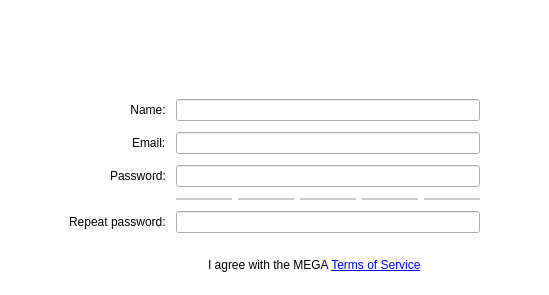
     <widget class="QWidget" name="pNewAccount">
      <property name="styleSheet">
       <string notr="true">background: transparent;</string>
      </property>
      <layout class="QVBoxLayout" name="verticalLayout_8">
       <property name="spacing">
        <number>6</number>
       </property>
       <property name="leftMargin">
        <number>60</number>
       </property>
       <property name="topMargin">
        <number>25</number>
       </property>
       <property name="rightMargin">
        <number>60</number>
       </property>
       <property name="bottomMargin">
        <number>9</number>
       </property>
       <item>
        <widget class="QWidget" name="wCreateAccountForm" native="true">
         <property name="styleSheet">
          <string notr="true"/>
         </property>
         <layout class="QFormLayout" name="formLayout_3">
          <property name="fieldGrowthPolicy">
           <enum>QFormLayout::ExpandingFieldsGrow</enum>
          </property>
          <property name="rowWrapPolicy">
           <enum>QFormLayout::DontWrapRows</enum>
          </property>
          <property name="labelAlignment">
           <set>Qt::AlignRight|Qt::AlignTrailing|Qt::AlignVCenter</set>
          </property>
          <property name="horizontalSpacing">
           <number>10</number>
          </property>
          <property name="verticalSpacing">
           <number>11</number>
          </property>
          <property name="leftMargin">
           <number>9</number>
          </property>
          <property name="topMargin">
           <number>74</number>
          </property>
          <property name="rightMargin">
           <number>9</number>
          </property>
          <property name="bottomMargin">
           <number>0</number>
          </property>
          <item row="0" column="0">
           <widget class="QLabel" name="lName">
            <property name="sizePolicy">
             <sizepolicy hsizetype="MinimumExpanding" vsizetype="Preferred">
              <horstretch>0</horstretch>
              <verstretch>0</verstretch>
             </sizepolicy>
            </property>
            <property name="layoutDirection">
             <enum>Qt::LeftToRight</enum>
            </property>
            <property name="text">
             <string>Name:</string>
            </property>
            <property name="alignment">
             <set>Qt::AlignCenter</set>
            </property>
           </widget>
          </item>
          <item row="0" column="1">
           <widget class="QLineEdit" name="eName">
            <property name="styleSheet">
             <string notr="true">background: none;</string>
            </property>
           </widget>
          </item>
          <item row="1" column="0">
           <widget class="QLabel" name="lEmail">
            <property name="text">
             <string>Email:</string>
            </property>
           </widget>
          </item>
          <item row="1" column="1">
           <widget class="QLineEdit" name="eEmail">
            <property name="styleSheet">
             <string notr="true">background: none;</string>
            </property>
           </widget>
          </item>
          <item row="2" column="0">
           <widget class="QLabel" name="lPassword">
            <property name="text">
             <string>Password:</string>
            </property>
           </widget>
          </item>
          <item row="2" column="1">
           <widget class="QLineEdit" name="ePassword">
            <property name="styleSheet">
             <string notr="true">background: none;</string>
            </property>
            <property name="echoMode">
             <enum>QLineEdit::Password</enum>
            </property>
           </widget>
          </item>
          <item row="4" column="0">
           <widget class="QLabel" name="lRepeatPassword">
            <property name="text">
             <string>Repeat password:</string>
            </property>
           </widget>
          </item>
          <item row="4" column="1">
           <widget class="QLineEdit" name="eRepeatPassword">
            <property name="styleSheet">
             <string notr="true">background: none;</string>
            </property>
            <property name="echoMode">
             <enum>QLineEdit::Password</enum>
            </property>
           </widget>
          </item>
          <item row="5" column="1">
           <widget class="QWidget" name="widget_4" native="true">
            <layout class="QHBoxLayout" name="horizontalLayout_4" stretch="0,1">
             <property name="spacing">
              <number>18</number>
             </property>
             <property name="leftMargin">
              <number>0</number>
             </property>
             <property name="topMargin">
              <number>0</number>
             </property>
             <property name="rightMargin">
              <number>0</number>
             </property>
             <property name="bottomMargin">
              <number>0</number>
             </property>
             <item>
              <widget class="QCheckBox" name="cAgreeWithTerms">
               <property name="sizePolicy">
                <sizepolicy hsizetype="Preferred" vsizetype="Preferred">
                 <horstretch>0</horstretch>
                 <verstretch>0</verstretch>
                </sizepolicy>
               </property>
               <property name="minimumSize">
                <size>
                 <width>0</width>
                 <height>20</height>
                </size>
               </property>
               <property name="maximumSize">
                <size>
                 <width>18</width>
                 <height>20</height>
                </size>
               </property>
               <property name="styleSheet">
                <string notr="true"/>
               </property>
               <property name="text">
                <string/>
               </property>
              </widget>
             </item>
             <item>
              <widget class="QLabel" name="lTermsLink">
               <property name="focusPolicy">
                <enum>Qt::StrongFocus</enum>
               </property>
               <property name="styleSheet">
                <string notr="true"/>
               </property>
               <property name="text">
                <string>I agree with the MEGA &lt;a href=&quot;https://mega.co.nz/#terms&quot;&gt;Terms of Service&lt;/a&gt;</string>
               </property>
               <property name="textFormat">
                <enum>Qt::RichText</enum>
               </property>
               <property name="wordWrap">
                <bool>true</bool>
               </property>
               <property name="openExternalLinks">
                <bool>true</bool>
               </property>
              </widget>
             </item>
            </layout>
           </widget>
          </item>
          <item row="3" column="1">
           <widget class="QWidget" name="wPassStrength" native="true">
            <property name="minimumSize">
             <size>
              <width>0</width>
              <height>2</height>
             </size>
            </property>
            <property name="maximumSize">
             <size>
              <width>16777215</width>
              <height>2</height>
             </size>
            </property>
            <layout class="QHBoxLayout" name="horizontalLayout_3">
             <property name="leftMargin">
              <number>0</number>
             </property>
             <property name="topMargin">
              <number>0</number>
             </property>
             <property name="rightMargin">
              <number>0</number>
             </property>
             <property name="bottomMargin">
              <number>0</number>
             </property>
             <item>
              <widget class="QWidget" name="wVeryWeak" native="true">
               <property name="minimumSize">
                <size>
                 <width>56</width>
                 <height>2</height>
                </size>
               </property>
               <property name="maximumSize">
                <size>
                 <width>56</width>
                 <height>2</height>
                </size>
               </property>
               <property name="styleSheet">
                <string notr="true">background-color: rgba(0,0,0,0.2);</string>
               </property>
              </widget>
             </item>
             <item>
              <widget class="QWidget" name="wWeak" native="true">
               <property name="minimumSize">
                <size>
                 <width>56</width>
                 <height>2</height>
                </size>
               </property>
               <property name="maximumSize">
                <size>
                 <width>56</width>
                 <height>2</height>
                </size>
               </property>
               <property name="styleSheet">
                <string notr="true">background-color: rgba(0,0,0,0.2);</string>
               </property>
              </widget>
             </item>
             <item>
              <widget class="QWidget" name="wMedium" native="true">
               <property name="minimumSize">
                <size>
                 <width>56</width>
                 <height>2</height>
                </size>
               </property>
               <property name="maximumSize">
                <size>
                 <width>56</width>
                 <height>2</height>
                </size>
               </property>
               <property name="styleSheet">
                <string notr="true">background-color: rgba(0,0,0,0.2);</string>
               </property>
              </widget>
             </item>
             <item>
              <widget class="QWidget" name="wGood" native="true">
               <property name="minimumSize">
                <size>
                 <width>56</width>
                 <height>2</height>
                </size>
               </property>
               <property name="maximumSize">
                <size>
                 <width>56</width>
                 <height>2</height>
                </size>
               </property>
               <property name="styleSheet">
                <string notr="true">background-color: rgba(0,0,0,0.2);</string>
               </property>
              </widget>
             </item>
             <item>
              <widget class="QWidget" name="wStrong" native="true">
               <property name="minimumSize">
                <size>
                 <width>56</width>
                 <height>2</height>
                </size>
               </property>
               <property name="maximumSize">
                <size>
                 <width>56</width>
                 <height>2</height>
                </size>
               </property>
               <property name="styleSheet">
                <string notr="true">background-color: rgba(0,0,0,0.2);</string>
               </property>
              </widget>
             </item>
            </layout>
           </widget>
          </item>
         </layout>
        </widget>
       </item>
      </layout>
     </widget>
